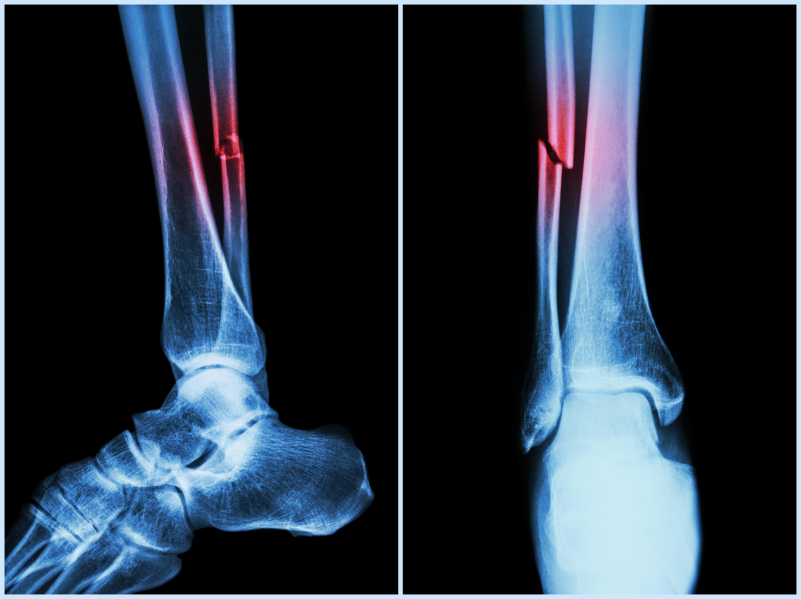
#> input picture 6/Pto_2/fractura.jpg, 801 x 599 px
$ python punto2.py
#> lines starting #> are read from the running program, lines starting #| are printed output that depends on the picture
#By Juan David Cuscagua

import numpy as np
import cv2

path = input('Ingrese el path con la extensión: ')
#> the answer given: fractura.jpg

def loadImage (path):
#> called with path = 'fractura.jpg'
    imgColor = cv2.imread(path,1)
#> imgColor is the input picture: shape (599, 801, 3); mean B, G, R 62.9, 50.2, 39.2
    imgGray = cv2.imread(path,0)
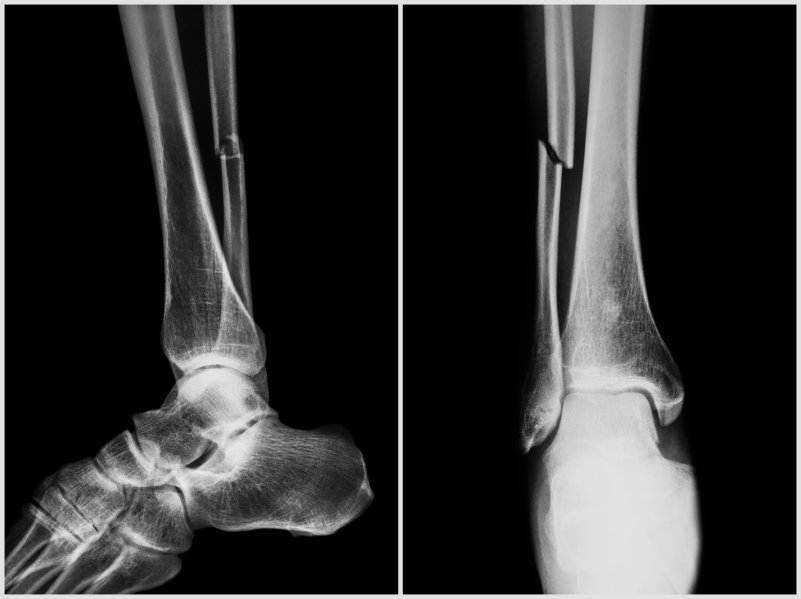
#> imgGray: shape (599, 801); min 0, max 236, mean 48.3
    return (imgColor, imgGray)

def showImg(nameWindow, matImage, t):
    cv2.imshow(nameWindow, matImage)
    cv2.waitKey(t)

def showImgW(nameWindow, matImage):
    cv2.imshow(nameWindow, matImage)

def nothing(x):
    pass

def mouseClick(event, x, y, flags, param):
    global x1, x2, y1, y2, bandRoi
    if(event == cv2.EVENT_LBUTTONDOWN):
        if x < 0: x = 0
        if y < 0: y = 0
        x1=x
        y1=y
    if(event == cv2.EVENT_LBUTTONUP):
        if x < 0: x = 0
        if y < 0: y = 0
        x2=x
        y2=y
        bandRoi=True

def nothing(x):
    pass

cv2.namedWindow('Limite_superior')
cv2.createTrackbar('u1', 'Limite_superior', 0, 255, nothing)        # u1 = umbral

cv2.namedWindow('Limite_inferior')
cv2.createTrackbar('u2', 'Limite_inferior', 0, 255, nothing)        # u2 = umbral

cv2.namedWindow("imgColor")
cv2.setMouseCallback("imgColor", mouseClick)

if __name__ == "__main__":
    imgColor, imgGray = loadImage(path)
    x1 = 0
    x2 = 0
    y1 = 0
    y2 = 0
    bandRoi = False
    roi = imgColor
    roi_gray = imgGray
    resized_roi = imgColor
    resized_roi_gray = imgGray
    while True:
        if (cv2.waitKey(1) & 0xFF == 13):
#> (key Esc is pressed here)
            break
        u1 = cv2.getTrackbarPos('u1', 'Limite_superior')
        u2 = cv2.getTrackbarPos('u2', 'Limite_inferior')
        showImgW("imgColor", imgColor)
        if bandRoi == True:
            print(x1, y1)
            print(x2, y2)
            bandRoi = False
            if y2<y1 and x2<x1:
                roi=imgColor[y2:y1, x2:x1]
                roi_gray=imgGray[y2:y1, x2:x1]
            elif y2<y1 and x1<x2:
                roi=imgColor[y2:y1, x1:x2]
                roi_gray=imgGray[y2:y1, x1:x2]
            elif y1<y2 and x1<x2:
                roi=imgColor[y1:y2, x1:x2]
                roi_gray=imgGray[y1:y2, x1:x2]
            elif y1< y2 and x2<x1:
                roi=imgColor[y1:y2, x2:x1]
                roi_gray=imgGray[y1:y2, x2:x1]
            width = int(roi.shape[1] * 10)
            height = int(roi.shape[0] * 10)
            dim = (width, height)
            resized_roi = cv2.resize(roi, dim, interpolation = cv2.INTER_AREA)
            resized_roi_gray = cv2.resize(roi_gray, dim, interpolation = cv2.INTER_AREA)
            showImgW("Zoom x10", resized_roi)
            showImgW("Zoom x10 gray", resized_roi_gray)
        _red, imgTozero = cv2.threshold(resized_roi_gray, u1, 255, cv2.THRESH_TOZERO_INV)
#> imgTozero: shape (599, 801); every value is 0
        _red, imgBinary = cv2.threshold(imgTozero, u2, 255, cv2.THRESH_BINARY)
        showImgW("imgBinary_inRange", imgBinary)
    cv2.destroyAllWindows()
